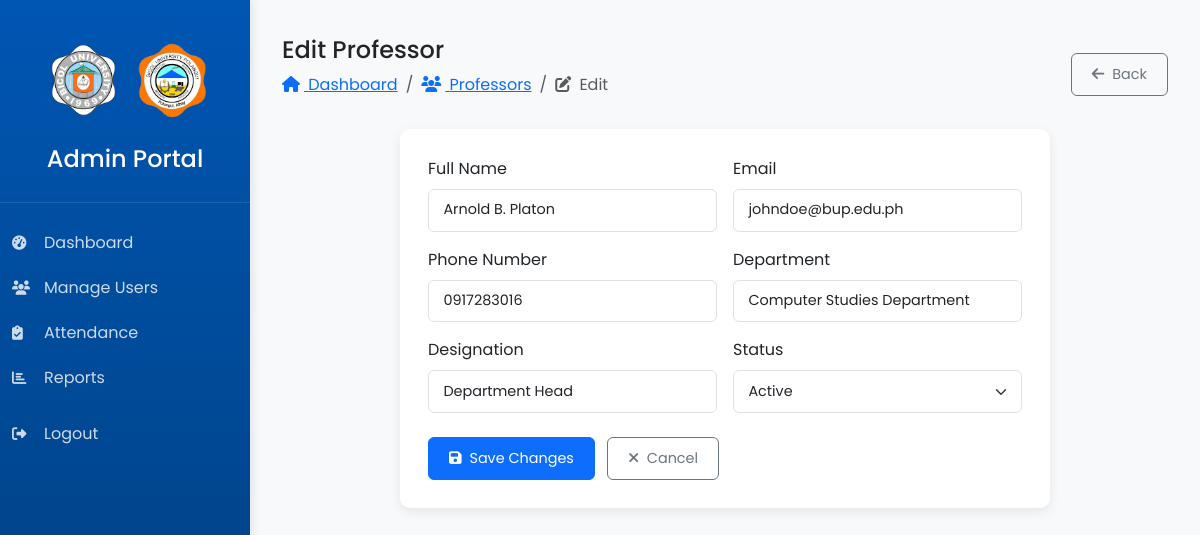
The app's page /admin/edit-professor.php?id=1 (signed in) with its own data.
### tables this page shows
CREATE TABLE `professors` (
  `id` int(11) NOT NULL,
  `name` varchar(100) NOT NULL,
  `email` varchar(100) NOT NULL,
  `designation` varchar(50) DEFAULT NULL,
  `profile_image` varchar(255) DEFAULT NULL,
  `created_at` timestamp NOT NULL DEFAULT current_timestamp(),
  `status` enum('active','pending') DEFAULT 'active',
  `approved_at` datetime DEFAULT NULL,
  `approved_by` int(11) DEFAULT NULL,
  `department` varchar(100) NOT NULL DEFAULT 'Computer Studies Department',
  `phone` varchar(20) NOT NULL,
  `username` varchar(50) DEFAULT NULL,
  `password` varchar(255) DEFAULT NULL,
  `login_attempts` int(11) DEFAULT 0,
  `last_attempt` datetime DEFAULT NULL,
  `account_locked` tinyint(1) DEFAULT 0,
  `lock_until` datetime DEFAULT NULL,
  `last_failed_attempt_ip` varchar(45) DEFAULT NULL
);

### admin/edit-professor.php (the view, shortened to what this page needs)
<?php
require_once '../config/database.php';
$professor = null;
$error = '';
if (isset($_GET['id'])) {
    $stmt = $conn->prepare("SELECT * FROM professors WHERE id = ?");
    $stmt->bind_param('i', $_GET['id']);
    $stmt->execute();
    $result = $stmt->get_result();
    $professor = $result->fetch_assoc();
}
?>
<!DOCTYPE html>
<html lang="en">
<head>
    <link href="https://cdn.jsdelivr.net/npm/bootstrap@5.3.0/dist/css/bootstrap.min.css" rel="stylesheet">
    <link rel="stylesheet" href="https://cdnjs.cloudflare.com/ajax/libs/font-awesome/6.4.0/css/all.min.css">
    <link rel="stylesheet" href="css/dashboard.css">
</head>
<body>
    <?php include 'partials/sidebar.php'; ?>
    <main class="main-content">
        <div class="container-fluid py-3">
            <div class="d-flex justify-content-between align-items-center mb-3">
                <div>
                    <h1 class="page-title">Edit Professor</h1>
                    <nav aria-label="breadcrumb">
                        <ol class="breadcrumb">
                            <li class="breadcrumb-item"><a href="dashboard.php"><i class="fas fa-home me-1"></i> Dashboard</a></li>
                            <li class="breadcrumb-item"><a href="manage-users.php"><i class="fas fa-users me-1"></i> Professors</a></li>
                            <li class="breadcrumb-item active" aria-current="page"><i class="fas fa-edit me-1"></i> Edit</li>
                        </ol>
                    </nav>
                </div>
                <a href="manage-users.php" class="btn btn-outline-secondary">
                    <i class="fas fa-arrow-left me-1"></i> Back
                </a>
            </div>
            <div class="form-container">
                <?php if ($professor): ?>
                <form method="POST">
                    <div class="row g-3">
                        <div class="col-md-6">
                            <label for="name" class="form-label">Full Name</label>
                            <input type="text" class="form-control" id="name" name="name" value="<?= htmlspecialchars($professor['name']) ?>" required>
                        </div>
                        <div class="col-md-6">
                            <label for="email" class="form-label">Email</label>
                            <input type="email" class="form-control" id="email" name="email" value="<?= htmlspecialchars($professor['email']) ?>" required>
                        </div>
                        <div class="col-md-6">
                            <label for="phone" class="form-label">Phone Number</label>
                            <input type="tel" class="form-control" id="phone" name="phone" value="<?= htmlspecialchars($professor['phone']) ?>">
                        </div>
                        <div class="col-md-6">
                            <label for="department" class="form-label">Department</label>
                            <input type="text" class="form-control" id="department" name="department" value="<?= htmlspecialchars($professor['department']) ?>">
                        </div>
                        <div class="col-md-6">
                            <label for="designation" class="form-label">Designation</label>
                            <input type="text" class="form-control" id="designation" name="designation" value="<?= htmlspecialchars($professor['designation']) ?>">
                        </div>
                        <div class="col-md-6">
                            <label for="status" class="form-label">Status</label>
                            <select class="form-select" id="status" name="status">
                                <option value="active" <?= $professor['status'] === 'active' ? 'selected' : '' ?>>Active</option>
                            </select>
                        </div>
                        <div class="col-12 mt-4">
                            <button type="submit" name="update_professor" class="btn btn-primary me-2">
                                <i class="fas fa-save me-1"></i> Save Changes
                            </button>
                            <a href="manage-users.php" class="btn btn-outline-secondary">
                                <i class="fas fa-times me-1"></i> Cancel
                            </a>
                        </div>
                    </div>
                </form>
                <?php elseif ($error === ''): ?>
                    <div class="alert alert-warning">
                        <i class="fas fa-exclamation-triangle me-2"></i> No professor selected for editing.
                    </div>
                <?php endif; ?>
            </div>
        </div>
    </main>
</body>
</html>

### admin/css/dashboard.css (style rules this page uses)
:root { --primary-color: #0056b3; --secondary-color: #003d7a; --accent-color: #0099cc; --error-color: #dc3545; --success-color: #28a745; --sidebar-width: 250px; }
body { font-family: "Poppins", sans-serif; background-color: #f8f9fa; }
.main-content { margin-left: var(--sidebar-width); padding: 20px; min-height: 100vh; }

### admin/edit-professor.php (style rules this page uses)
.form-container { max-width: 650px; margin: 0 auto; padding: 1.75rem; background: white; border-radius: 10px; box-shadow: 0 4px 12px rgba(0, 0, 0, 0.08); }
.form-control, .form-select { border-radius: 6px; padding: 0.6rem 0.9rem; font-size: 0.9rem; }
.btn { padding: 0.6rem 1.25rem; font-size: 0.9rem; border-radius: 6px; }
.page-title { font-size: 1.5rem; }

### records on screen
professors: name "Arnold B. Platon", email "johndoe@bup.edu.ph", phone "0917283016", department "Computer Studies Department", designation "Department Head", status "Active"
